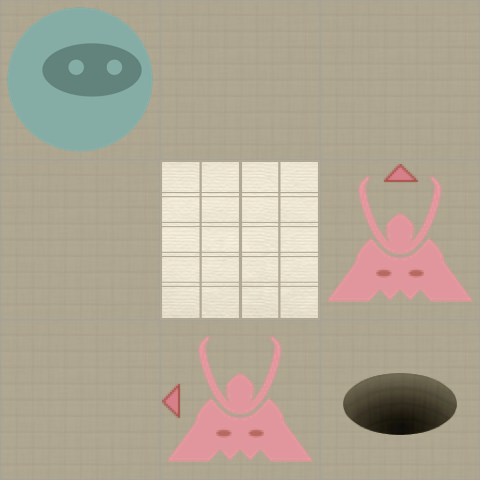

Below is a game level as drawn by its tile map, then a one-line description and the .tmx that defines it (tile-layer data replaced by summaries):
An orthogonal 3x3 tile map with 160x160 px tiles, 2 tile layers (Level, Actors).

<map version="1.0" orientation="orthogonal" width="3" height="3" tilewidth="160" tileheight="160">
 <properties>
  <property name="moves" value="4" />
 </properties>
 <tileset firstgid="1" name="tiles" tilewidth="160" tileheight="160" spacing="2" margin="2">
  <image source="tiles-ipadhd.png" width="1024" height="1024" />
  <tile id="0">
   <properties>
    <property name="actor" value="exit" />
   </properties>
  </tile>
  <tile id="2">
   <properties>
    <property name="actor" value="guard" />
    <property name="direction" value="down" />
   </properties>
  </tile>
  <tile id="3">
   <properties>
    <property name="actor" value="guard" />
    <property name="direction" value="left" />
   </properties>
  </tile>
  <tile id="4">
   <properties>
    <property name="actor" value="guard" />
    <property name="direction" value="right" />
   </properties>
  </tile>
  <tile id="5">
   <properties>
    <property name="actor" value="guard" />
    <property name="direction" value="up" />
   </properties>
  </tile>
  <tile id="7">
   <properties>
    <property name="actor" value="player" />
   </properties>
  </tile>
  <tile id="8">
   <properties>
    <property name="actor" value="scroll" />
   </properties>
  </tile>
  <tile id="9">
   <properties>
    <property name="wall" value="1" />
   </properties>
  </tile>
 </tileset>
 <layer name="Level" width="3" height="3">
  <data>[9 cells, 9 non-empty, 2 distinct tile ids]</data>
 </layer>
 <layer name="Actors" width="3" height="3">
  <data>[9 cells, 4 non-empty, 4 distinct tile ids]</data>
 </layer>
</map>
